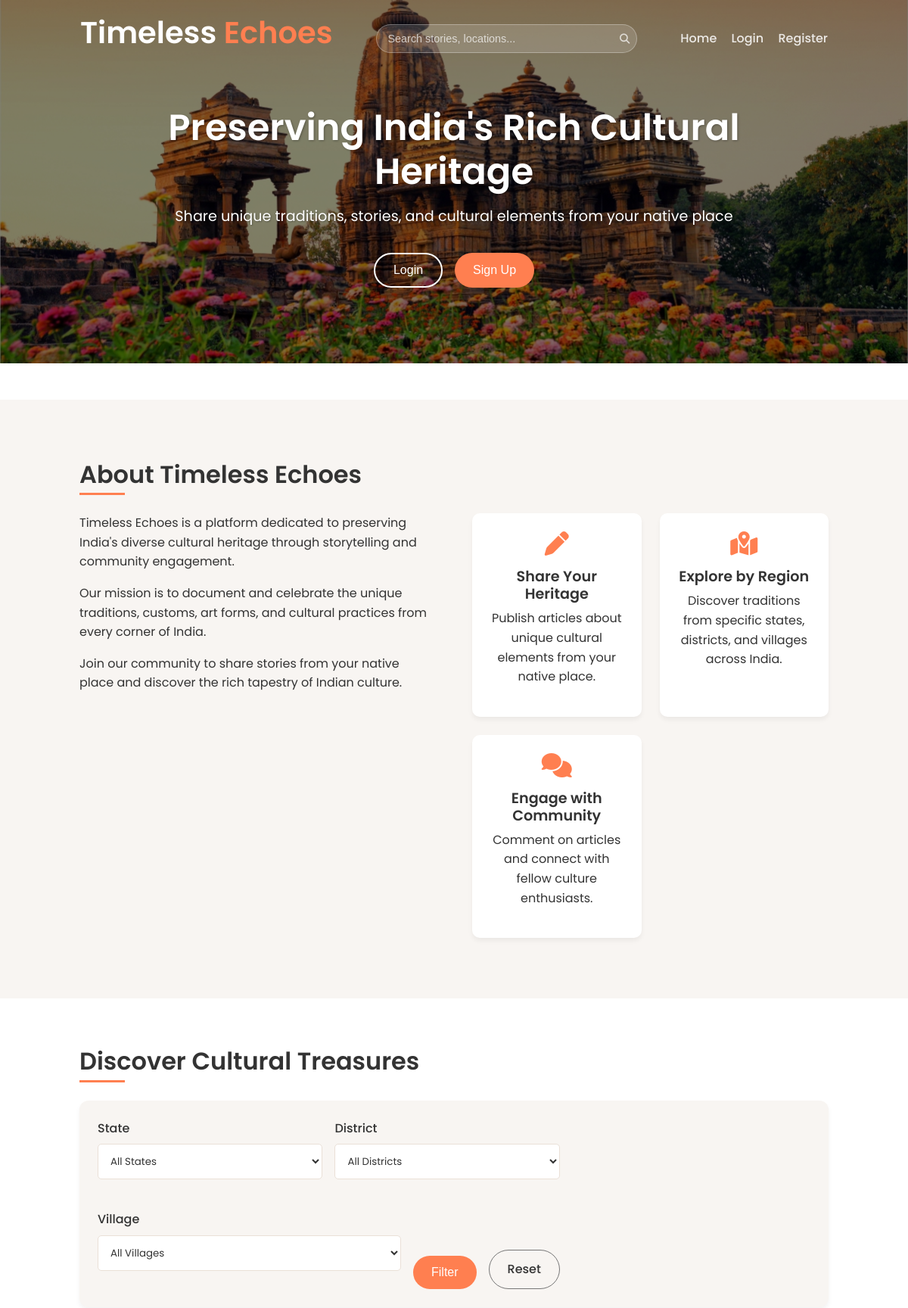
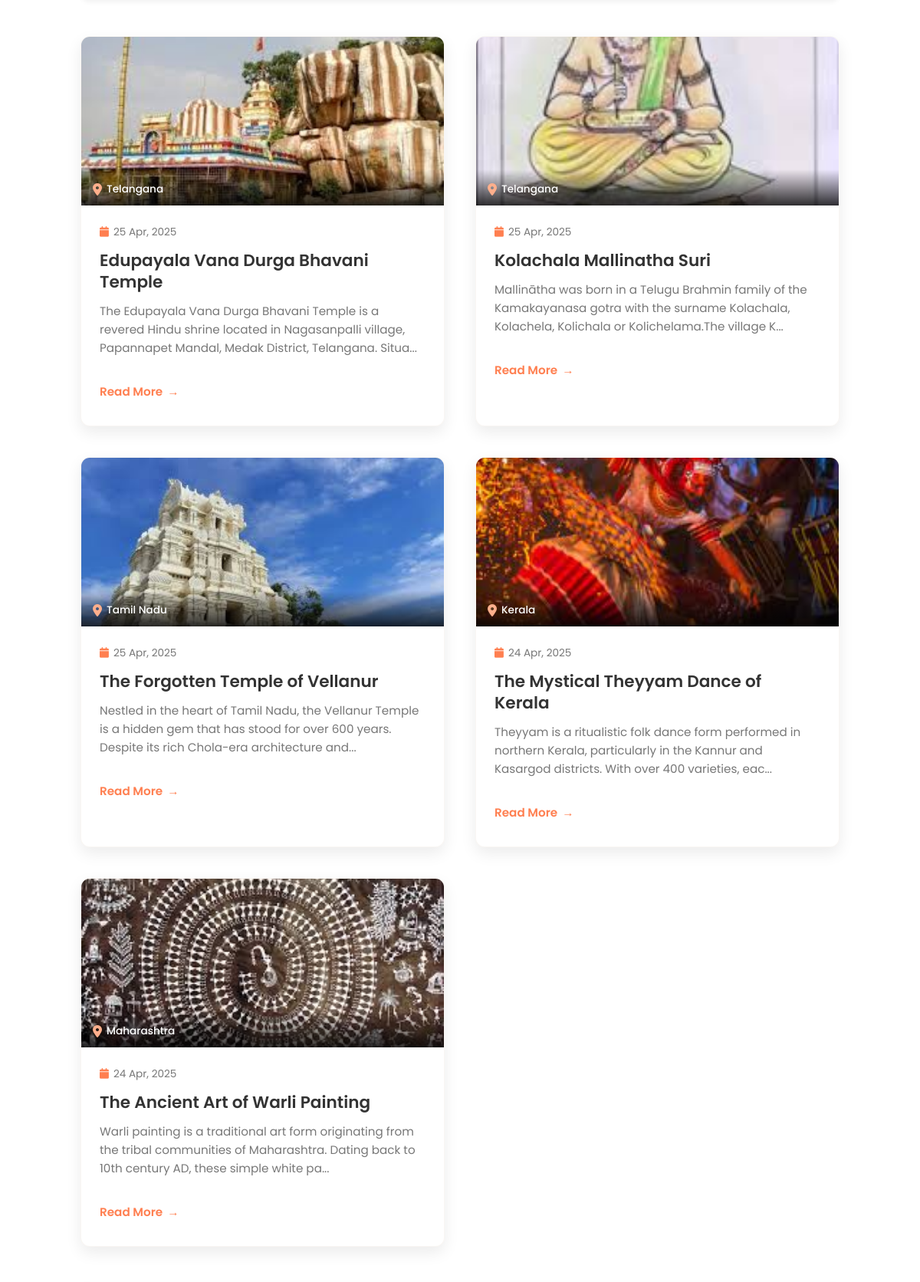
Page /?page=2&state=&district=&village= (upper part) on the committed database (2 pictures, top to bottom).
### models.py (models this page shows, shortened)
class Article(db.Model):
    id = db.Column(db.Integer, primary_key=True)
    title = db.Column(db.String(100), nullable=False)
    description = db.Column(db.Text, nullable=False)
    image_path = db.Column(db.String(255))
    state = db.Column(db.String(50), nullable=False)
    district = db.Column(db.String(50), nullable=False)
    village = db.Column(db.String(50), nullable=False)
    address = db.Column(db.String(200))
    latitude = db.Column(db.Float)
    longitude = db.Column(db.Float)
    timestamp = db.Column(db.DateTime, index=True, default=datetime.utcnow)
    user_id = db.Column(db.Integer, db.ForeignKey('user.id'))
    comments = db.relationship('Comment', backref='article', lazy='dynamic', cascade="all, delete-orphan")

### routes.py (the view)
@app.route('/')
def index():
    state = request.args.get('state', '')
    district = request.args.get('district', '')
    village = request.args.get('village', '')
    page = request.args.get('page', 1, type=int)
    query = Article.query
    if state:
        query = query.filter(Article.state == state)
    if district:
        query = query.filter(Article.district == district)
    if village:
        query = query.filter(Article.village == village)
    articles = query.order_by(Article.timestamp.desc()).paginate(page=page, per_page=6)
    states = db.session.query(Article.state).distinct().all()
    states = [state[0] for state in states if state[0]]  # Filter out None or empty values
    districts = []
    if state:
        districts = db.session.query(Article.district).filter(Article.state == state).distinct().all()
        districts = [district[0] for district in districts if district[0]]  # Filter out None or empty values
    villages = []
    if district:
        villages = db.session.query(Article.village).filter(Article.district == district).distinct().all()
        villages = [village[0] for village in villages if village[0]]  # Filter out None or empty values
    return render_template('index.html', articles=articles, states=states,
                          districts=districts, villages=villages,
                          selected_state=state, selected_district=district,
                          selected_village=village, search_form=get_search_form())

### forms.py
class SearchForm(FlaskForm):
    query = StringField('Search', validators=[DataRequired()])
    submit = SubmitField('Search')

### routes.py (called while the page is built)
def get_search_form():
    return SearchForm(request.args, csrf_enabled=False) if request.args.get('query') else SearchForm(csrf_enabled=False)

### templates/index.html (shortened to what this page needs)
{% extends "base.html" %}
{% block content %}
<section class="hero">
    <div class="hero-content">
        <h1>Preserving India's Rich Cultural Heritage</h1>
        <p>Share unique traditions, stories, and cultural elements from your native place</p>
        {% if current_user.is_authenticated %}
            <button id="exploreBtn" class="btn btn-primary" onclick="location.href='#articles'">Explore Stories</button>
        {% else %}
            <div class="hero-buttons">
                <button id="loginBtn" class="btn btn-outline" onclick="location.href='{{ url_for('login') }}'">Login</button>
                <button id="signupBtn" class="btn btn-primary" onclick="location.href='{{ url_for('register') }}'">Sign Up</button>
            </div>
        {% endif %}
    </div>
</section>
<main>
    <section id="about" class="about-section">
        <div class="container">
            <h2>About Timeless Echoes</h2>
            <div class="about-content">
                <div class="about-text">
                    <p>Timeless Echoes is a platform dedicated to preserving India's diverse cultural heritage through storytelling and community engagement.</p>
                    <p>Our mission is to document and celebrate the unique traditions, customs, art forms, and cultural practices from every corner of India.</p>
                    <p>Join our community to share stories from your native place and discover the rich tapestry of Indian culture.</p>
                </div>
                <div class="features">
                    <div class="feature-card">
                        <div class="feature-icon">
                            <i class="fas fa-pen"></i>
                        </div>
                        <h3>Share Your Heritage</h3>
                        <p>Publish articles about unique cultural elements from your native place.</p>
                    </div>
                    <div class="feature-card">
                        <div class="feature-icon">
                            <i class="fas fa-map-marked-alt"></i>
                        </div>
                        <h3>Explore by Region</h3>
                        <p>Discover traditions from specific states, districts, and villages across India.</p>
                    </div>
                    <div class="feature-card">
                        <div class="feature-icon">
                            <i class="fas fa-comments"></i>
                        </div>
                        <h3>Engage with Community</h3>
                        <p>Comment on articles and connect with fellow culture enthusiasts.</p>
                    </div>
                </div>
            </div>
        </div>
    </section>
    <section id="articles" class="articles-section">
        <div class="container">
            <h2>Discover Cultural Treasures</h2>
            <div class="filters">
                <form action="{{ url_for('index') }}" method="get" class="filter-form">
                    <div class="filter-wrapper">
                        <div class="form-group">
                            <label for="state">State</label>
                            <select name="state" id="state">
                                <option value="">All States</option>
                            </select>
                        </div>
                        <div class="form-group">
                            <label for="district">District</label>
                            <select name="district" id="district">
                                <option value="">All Districts</option>
                            </select>
                        </div>
                        <div class="form-group">
                            <label for="village">Village</label>
                            <select name="village" id="village">
                                <option value="">All Villages</option>
                            </select>
                        </div>
                        <div class="filter-buttons">
                            <button type="submit" class="btn btn-primary">Filter</button>
                            <a href="{{ url_for('index') }}" class="btn btn-secondary">Reset</a>
                        </div>
                    </div>
                </form>
            </div>
            {% if articles.items %}
            <div class="articles-grid">
                {% for article in articles.items %}
                    <div class="article-card">
                        <div class="article-image-wrapper">
                            {% if article.image_path %}
                                <img src="{{ url_for('static', filename=article.image_path) }}" alt="{{ article.title }}">
                            {% else %}
                                <img src="{{ url_for('static', filename='uploads/default.jpg') }}" alt="Default Image">
                            {% endif %}
                            <div class="article-location">
                                <i class="fas fa-map-marker-alt"></i> {{ article.state }}
                            </div>
                        </div>
                        <div class="article-content">
                            <div>
                                <div class="article-date">
                                    <i class="fas fa-calendar"></i> {{ article.timestamp.strftime('%d %b, %Y') }}
                                </div>
                                <h3><a href="{{ url_for('view_article', article_id=article.id) }}">{{ article.title }}</a></h3>
                                <p class="article-excerpt">{{ article.description[:150] }}{% if article.description|length > 150 %}...{% endif %}</p>
                            </div>
                            <a href="{{ url_for('view_article', article_id=article.id) }}" class="read-more">Read More</a>
                        </div>
                    </div>
                {% endfor %}
            </div>
            {% endif %}
        </div>
    </section>
</main>
{% endblock %}

### rows in the picture
Article: image_path (picture), state "Telangana", timestamp "25 Apr, 2025", title "Edupayala Vana Durga Bhavani Temple", description "The Edupayala Vana Durga Bhavani Temple is a revered Hindu shrine located in Nagasanpalli village, Papannapet Mandal, Medak District, Telangana. Situa"
Article: image_path (picture), state "Telangana", timestamp "25 Apr, 2025", title "Kolachala Mallinatha Suri", description "Mallinātha was born in a Telugu Brahmin family of the Kamakayanasa gotra with the surname Kolachala, Kolachela, Kolichala or Kolichelama.The village K"
Article: image_path (picture), state "Tamil Nadu", timestamp "25 Apr, 2025", title "The Forgotten Temple of Vellanur", description "Nestled in the heart of Tamil Nadu, the Vellanur Temple is a hidden gem that has stood for over 600 years. Despite its rich Chola-era architecture and"
Article: image_path (picture), state "Kerala", timestamp "24 Apr, 2025", title "The Mystical Theyyam Dance of Kerala", description "Theyyam is a ritualistic folk dance form performed in northern Kerala, particularly in the Kannur and Kasargod districts. With over 400 varieties, eac"
Article: image_path (picture), state "Maharashtra", timestamp "24 Apr, 2025", title "The Ancient Art of Warli Painting", description "Warli painting is a traditional art form originating from the tribal communities of Maharashtra. Dating back to 10th century AD, these simple white pa"
